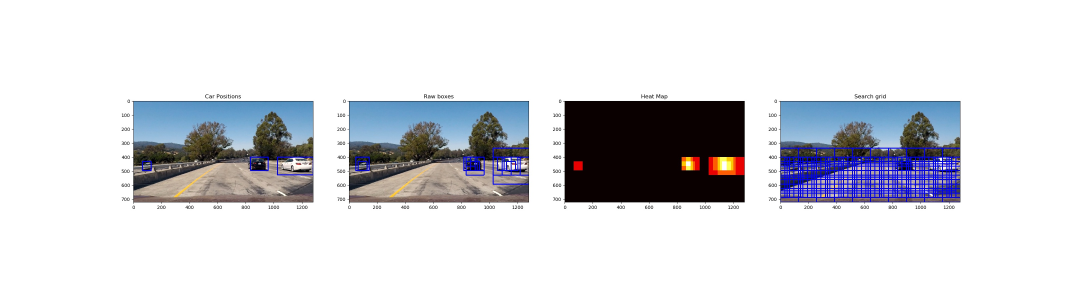
#> input picture examples/windows_full_grid.jpg, 3200 x 900 px (shown at 1/3 size)
$ python -i feature_extraction.py   (imports and definitions only)
#> lines starting #> are read from the running program, lines starting #| are printed output that depends on the picture
import matplotlib.image as mpimg
import numpy as np
import cv2
from skimage.feature import hog


def convert_color(image, cspace):
    # apply color conversion if other than 'RGB'
    if cspace != 'RGB':
        if cspace == 'HSV':
            converted = cv2.cvtColor(image, cv2.COLOR_RGB2HSV)
        elif cspace == 'LUV':
            converted = cv2.cvtColor(image, cv2.COLOR_RGB2LUV)
        elif cspace == 'HLS':
            converted = cv2.cvtColor(image, cv2.COLOR_RGB2HLS)
        elif cspace == 'YUV':
            converted = cv2.cvtColor(image, cv2.COLOR_RGB2YUV)
        elif cspace == 'YCrCb':
            converted = cv2.cvtColor(image, cv2.COLOR_RGB2YCrCb)
        elif cspace == 'LAB':
            converted = cv2.cvtColor(image, cv2.COLOR_RGB2LAB)
        elif cspace == 'GRAY':
            converted = cv2.cvtColor(image, cv2.COLOR_RGB2GRAY)
        else:
            raise Exception("Cannot convert to color space: " + cspace)
    else:
        converted = np.copy(image)

    return converted


# Define a function to compute binned color features
def bin_spatial(img, size=(32, 32)):
    # Use cv2.resize().ravel() to create the feature vector
    features = cv2.resize(img, size).ravel()
    # Return the feature vector
    return features


# Define a function to compute color histogram features
def color_hist(img, nbins=32, bins_range=(0, 256)):
    # Compute the histogram of the color channels separately
    channel1_hist = np.histogram(img[:, :, 0], bins=nbins, range=bins_range)
    channel2_hist = np.histogram(img[:, :, 1], bins=nbins, range=bins_range)
    channel3_hist = np.histogram(img[:, :, 2], bins=nbins, range=bins_range)
    # Concatenate the histograms into a single feature vector
    hist_features = np.concatenate((channel1_hist[0], channel2_hist[0], channel3_hist[0]))
    # Return the individual histograms, bin_centers and feature vector
    return hist_features


# Define a function to return HOG features and visualization
def get_hog_features(img, orient, pix_per_cell, cell_per_block,
                     vis=False, feature_vec=True):
    # Call with two outputs if vis==True
    if vis:
        features, hog_image = hog(img, orientations=orient, pixels_per_cell=(pix_per_cell, pix_per_cell),
                                  cells_per_block=(cell_per_block, cell_per_block), block_norm='L2-Hys',
                                  transform_sqrt=True,
                                  visualize=vis, feature_vector=feature_vec)
        return features, hog_image
    # Otherwise call with one output
    else:
        features = hog(img, orientations=orient, pixels_per_cell=(pix_per_cell, pix_per_cell),
                       cells_per_block=(cell_per_block, cell_per_block), block_norm='L2-Hys',
                       transform_sqrt=True,
                       visualize=vis, feature_vector=feature_vec)
        return features


def extract_features_from_img(image, cspace='RGB', orient=9, pix_per_cell=8, cell_per_block=2, hog_channels=[0],
                              hog_feature_vec=True, spatial_size=(32, 32), hist_bins=32, hist_range=(0, 256)):
    feature_image = convert_color(image, cspace)

    # Apply bin_spatial() to get spatial color features
    bin_features = bin_spatial(feature_image, size=spatial_size)
    # Apply color_hist() to get color histogram features
    hist_features = color_hist(feature_image, hist_bins, hist_range)

    try:
        gray_image = convert_color(image, 'GRAY')
        hog_features = np.ravel(get_hog_features(gray_image,
                                                 orient, pix_per_cell, cell_per_block,
                                                 vis=False, feature_vec=hog_feature_vec))
    except Warning as e:
        print("ERROR!!!", e)
        return None

    return np.concatenate([bin_features, hist_features, hog_features])
    # return np.concatenate([hog_features, bin_features])


# Define a function to extract features from a list of images
# Have this function call bin_spatial() and color_hist()
def extract_features(imgs, cspace='RGB', orient=9,
                     pix_per_cell=8, cell_per_block=2, hog_channels=[0], hog_feature_vec=True, spatial_size=(32, 32),
                     hist_bins=32, hist_range=(0, 256)):
    # Create a list to append feature vectors to
    features = []
    # Iterate through the list of images
    for file in imgs:
        # Read in each one by one
        image = mpimg.imread(file)
        extracted = extract_features_from_img(image, cspace, orient, pix_per_cell, cell_per_block, hog_channels,
                                              hog_feature_vec, spatial_size, hist_bins, hist_range)
        if extracted is not None:
            features.append(extracted)

    # Return list of feature vectors
    return features

>>> import cv2
>>> picture = cv2.cvtColor(cv2.imread('examples/windows_full_grid.jpg'), cv2.COLOR_BGR2RGB)
>>> result = extract_features_from_img(picture)
#> in bin_spatial, `features = cv2.resize(img, size).ravel()`: features = 3072 values, max 255 at index 0, min 0 at index 1108, mean 217.7
#> in extract_features_from_img, `bin_features = bin_spatial(feature_image, size=spatial_size)`: bin_features has the same summary as features in bin_spatial
#> in color_hist, `hist_features = np.concatenate((channel1_hist[0], channel2_hist[0], ch..`: hist_features = 96 values, max 2212728 at index 31, min 728 at index 59, mean 90000
#> call 2 of convert_color, with cspace = 'GRAY'
#> in convert_color (call 2), `converted = cv2.cvtColor(image, cv2.COLOR_RGB2GRAY)`:
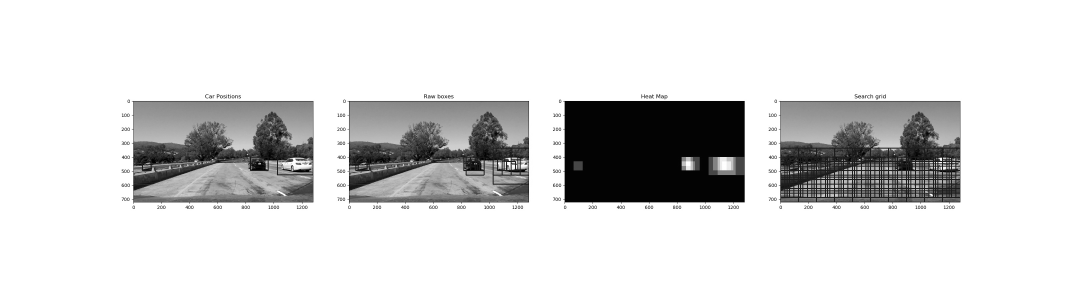
#> converted: shape (900, 3200) (shown at 1/3 size); min 0, max 255, mean 216.7
